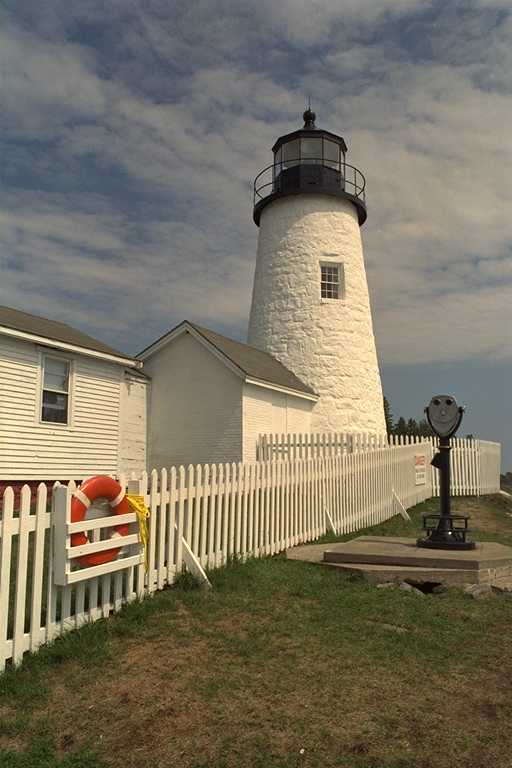
//> input picture assignment4_src/images/lightHouse.png, 512 x 768 px
$ ./demosaic ../images/lightHouse.png   (built with g++ and OpenCV 4)
//> lines starting //> are read from the running program, lines starting //| are printed output that depends on the picture
/**
 * File  :  mosaic.cpp
 * Brief :  convert a figure in RGB color space to bayer format
 * Author:  Biao Wang
 * Email :  biaowang@win.tu-berlin.de
 * Date  :  21/09/2017
 *
 * Copyright by Architektur Eingebetteter Systeme (AES) research group
 *
 * Technische Universität Berlin
 * Architektur Eingebetteter Systeme (AES)
 * Einsteinufer 17
 * 10587 Berlin
 * Deutschland
 */

#include <stdlib.h>
#include <stdio.h>
#include <math.h>
#include <cv.h>
#include "highgui.h"
#include "opencv2/imgproc.hpp"
#include <time.h>

using namespace cv;

enum channels {B=0, G, R};

/* *
 * @brief demosaicing image in bayer format usingUsing bilinear interpolation
 *
 * Bayer format: assuming RGGB pattern, according to the sample element
 * in the first 2x2 block
 * R G R G    // all R located at even rows and even columns
 * G B G B    // all B located at odd  rows and odd  columns
 * R G R G
 * G B G B
 * */
template <typename T>
void bilinear_BayerRGGB2BGR(T* src, T* dst, const int width, const int height){
	bool blue = true;
	int strideSrc = width;
	int strideDst = 3*width;
	int vR, vB, vG;
	printf("parameters width %d, height %d, strideSrc %d, strideDst %d\n", width, height, strideSrc, strideDst);
	for(int j=1; j<(height-1);j++){
        // start interpolation from the second pixel in each line
        if(blue){  // contain B in bayer format
    		for(int i=1; i<(width-1); i+=2){
    		  T *cSrc = src + j*strideSrc+i;// locate the position of current pixel
    		  T *cDst = dst + j*strideDst+i*3;
    		  //deal with the following pixel, where only B sample is available
    		  /* *
    		   * R G R
    		   * G|B|G
    		   * R G R
    		   * * */
              vG = (cSrc[-strideSrc]   + cSrc[strideSrc] + cSrc[-1] + cSrc[1] + 2) >>2 ;
              vR = (cSrc[-strideSrc-1] + cSrc[-strideSrc+1] + cSrc[strideSrc-1] + cSrc[strideSrc+1] + 2) >>2 ;

              cDst[B] = cSrc[0]; // copy B
              cDst[G] = (T)vG;
              cDst[R] = (T)vR;
              if(i==1&&j==1)
            	  printf("first value output R G B %d %d %d\n", cDst[R], cDst[G], cDst[B]);
              //deal with the next horizontal pixel, where only G sample is available
    		  /* *
    		   * R G R G
    		   * G B|G|B
    		   * R G R G
    		   * * */
              cSrc+=1; cDst+=3;
              vB = (cSrc[-1] + cSrc[1] + 1) >> 1;
              vR = (cSrc[-strideSrc] + cSrc[strideSrc] + 1) >> 1;

              cDst[B] = (T)vB;
              cDst[G] = cSrc[0]; // copy G
              cDst[R] = (T)vR;
    		}
        }else{ // not contain B in bayer format
    		for(int i=1; i<(width-1); i+=2){
    		  T *cSrc = src + j*strideSrc+i;// locate the position of current pixel
    		  T *cDst = dst + j*strideDst+i*3;
    		  //deal with the following pixel, where only G sample is available
    		  /* *
    		   * G B G
    		   * R|G|R
    		   * G B G
    		   * * */
              vB = (cSrc[-strideSrc] + cSrc[strideSrc] + 1) >> 1;
              vR = (cSrc[-1] + cSrc[1] + 1) >> 1;

              cDst[B] = (T)vB;
              cDst[G] = cSrc[0]; // copy G
              cDst[R] = (T)vR;

              //deal with the next horizontal pixel, where only R sample is available
    		  /* *
    		   * G B G B
    		   * R G|R|G
    		   * G B G B
    		   * * */
              cSrc+=1; cDst+=3;
              vG = (cSrc[-strideSrc] + cSrc[strideSrc] + cSrc[-1] + cSrc[1] + 2) >>2 ;
              vB = (cSrc[-strideSrc-1] + cSrc[-strideSrc+1] + cSrc[strideSrc-1] + cSrc[strideSrc+1] + 2) >>2 ;

              cDst[B] = (T)vB;
              cDst[G] = (T)vG;
              cDst[R] = cSrc[0]; // copy R
    		}
        }
		//fill the first and last pixel of each row
		T *cDst = dst + j*strideDst;
		cDst[B] = cDst[3+B];
		cDst[G] = cDst[3+G];
		cDst[R] = cDst[3+R];
		cDst[(width-1)*3+B] = cDst[(width-2)*3+B];
		cDst[(width-1)*3+G] = cDst[(width-2)*3+G];
		cDst[(width-1)*3+R] = cDst[(width-2)*3+R];
		blue=!blue;
	}
	// fill the first and last row of rgb
	for (int i=0; i< strideDst; i++){
		dst[i] = dst[i+strideDst];
		dst[(height-1)*strideDst + i] = dst[(height-2)*strideDst + i];
	}
}

int main(int argc, char *argv[])
{
    IplImage* bayerImg = 0;
    IplImage* debayerImg;
    int height,width,step,channels,depth;
    if(argc<2)
    {
        printf("Usage: opencv_demosaic <image-file-name>\n");
        exit(0);
    }
    // Load image
    bayerImg=cvLoadImage(argv[1],-1);
//> bayerImg is the input picture: 768 rows x 512 cols, CV_8UC3; mean B, G, R 98.2, 115.5, 122.5
    if(!bayerImg)
    {
        printf("Could not load image file: %s\n",argv[1]);
        exit(0);
    }
    // acquire image info
    height    = bayerImg->height;
//> height = 768
    width     = bayerImg->width;
//> width = 512
    step      = bayerImg->widthStep;
//> step = 1536
    channels  = bayerImg->nChannels;
//> channels = 3
    depth     = bayerImg->depth;
//> depth = 8
//    printf("Processing a %dx%d image with %d channels bitdepth %d\n",height,width,channels, depth);
    // Convert from RGGB to RGB, i.e.,
    /* R G R G       // all R located at even rows and even columns
     * G B G B       // all B located at odd  rows and odd  columns
     * R G           // otherwise, are G points.
     * G B
     * -----
     */
    // the original figure has channels in BGR order
    debayerImg        = cvCreateImage(cvSize(width, height), depth, 3);
    struct timespec ts_start, ts_end;
    double start, end;
    clock_gettime(CLOCK_REALTIME, &ts_start);
    if(depth==8){
    	bilinear_BayerRGGB2BGR<uchar>((uchar *)bayerImg->imageData, (uchar *)debayerImg->imageData, width, height);
//| parameters width 512, height 768, strideSrc 512, strideDst 1536
//> the loop in bilinear_BayerRGGB2BGR, `for(int j=1; j<(height-1);j++)` made 766 passes
//> (vG, vR, vB) on passes 1, 3, 5, 7, 9, 11, 13, 15, 17, 19, 21, 23: (130, 127, 140), (125, 143, 95), (126, 127, 135), (127, 124, 137), (122, 136, 97), (122, 123, 133), (124, 123, 134), (118, 136, 92), (121, 123, 134), (125, 122, 138), (119, 137, 92), (121, 124, 127)
//> (vB, vR, vG) on passes 2, 4, 6, 8, 10, 12: (118, 140, 134), (115, 139, 131), (136, 108, 118), (117, 132, 130), (115, 135, 130), (133, 104, 116)
//> after the loop in bilinear_BayerRGGB2BGR, `for(int j=1; j<(height-1);j++)`: vG = 157; vR = 184; vB = 130; blue = true
    }else{
    	bilinear_BayerRGGB2BGR<ushort>((ushort *)bayerImg->imageData, (ushort *)debayerImg->imageData, width, height);
    }
    clock_gettime(CLOCK_REALTIME, &ts_end);
    start = (double)ts_start.tv_sec  + (double)ts_start.tv_nsec / 1000000.0;
    end   = (double)ts_end.tv_sec    + (double)ts_end.tv_nsec / 1000000.0;
    printf("CPU bilinear filtering time %.3f ms \n", end-start);
    cvSaveImage("debayered.png", debayerImg);
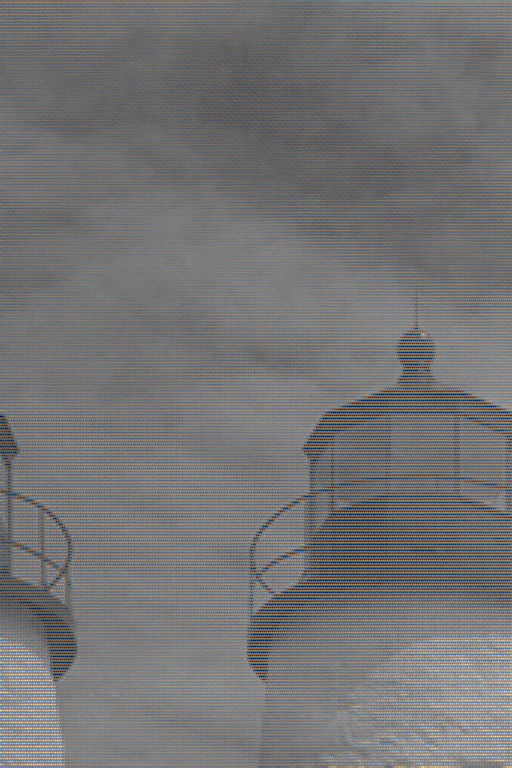
//> saved as debayered.png: 768 rows x 512 cols, CV_8UC3; mean B, G, R 115.8, 115.6, 115.7
    cvReleaseImage(&bayerImg);
    cvReleaseImage(&debayerImg);
//    printf("height=%d  width=%d step=%d channels=%d\n",height,width,step,channels);
    return 0;
}
